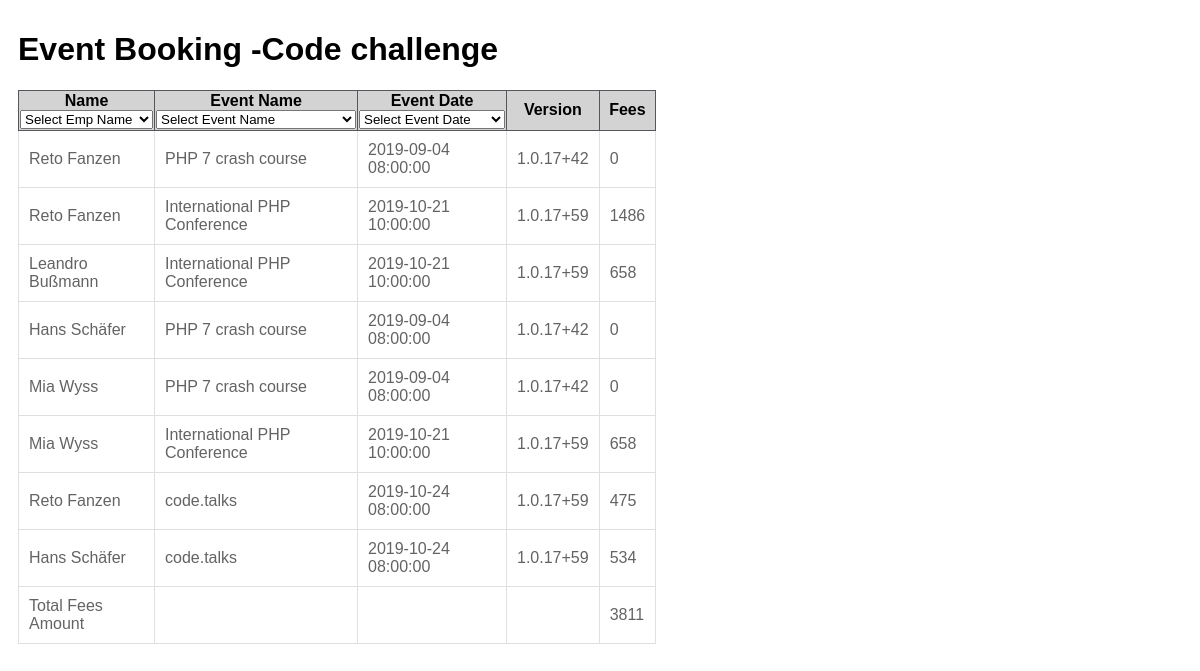
The page / on the database its author committed.
### tables this page shows
CREATE TABLE `tbl_participants` (
  `participantId` int(11) NOT NULL,
  `employeeId` int(11) NOT NULL,
  `eventId` int(11) NOT NULL,
  `eventFee` int(11) NOT NULL
);

CREATE TABLE `tbl_employee` (
  `employeeId` int(11) NOT NULL,
  `employee_name` varchar(100) NOT NULL,
  `employee_mail` varchar(100) NOT NULL
);

CREATE TABLE `tbl_event` (
  `eventId` int(11) NOT NULL,
  `eventName` varchar(100) NOT NULL,
  `eventDate` datetime NOT NULL,
  `Fee` int(11) NOT NULL,
  `version` varchar(100) NOT NULL
);

### Dbconnection.php (called while the page is built, shortened)
<?php
Class Dbconnection {
      public $con;
      public function __construct()
      {
           $this->con = mysqli_connect("localhost", "root", "", "eventbooking");
      }
     public function getAllPartcipantDetailsModel($SearchData,$searchTag) {
         $returnValue = array();
         if($SearchData == ''){
            $sqlSelect = "SELECT * FROM tbl_participants INNER JOIN tbl_employee ON tbl_employee.employeeId = tbl_participants.employeeId  INNER JOIN tbl_event ON tbl_event.eventId = tbl_participants.eventId ";
            $query = mysqli_query($this->con, $sqlSelect);
            while($row = $query -> fetch_array(MYSQLI_ASSOC)){
                if(!empty($row)){
                   $returnValue[] = $row;
                }
            }
               return $returnValue;
         }
     }
 }
 ?>

### ParticipationClass.php (called while the page is built, shortened)
<?php
include_once("Dbconnection.php");
Class ParticipationClass
{
    public $obj;
    public function __construct()
     {
        $this->obj =new Dbconnection();
     }
    function getParticipantData($SearchData,$searchTag){
      if($SearchData =='' &&$searchTag == '') {
             $result =  $this->obj->getAllPartcipantDetailsModel('','');
       }else{
            $result =  $this->obj->getAllPartcipantDetailsModel($SearchData,$searchTag);
       }
       return $result;
    }
}

### index.php (the view, shortened to what this page needs)
<?php
include_once("Dbconnection.php");
include_once("ParticipationClass.php"); ?>
<!DOCTYPE html>
<html>
<head>
    <h1>Event Booking -Code challenge </h1>
  <link rel="stylesheet" href="style.css">
</head>
<?php
 $participant = new ParticipationClass();
 $getAllParticipantRecords = array();
 $totalFee = 0;
 $search_inputName = filter_input(INPUT_GET, 'inputName');
 $search_EventName = filter_input(INPUT_GET, 'inputEventName');
 $search_Date = filter_input(INPUT_GET, 'inputEventDate');
 if(isset($search_inputName) != ''){
    $getAllEmployeeName = $participant->getEmployeeData('');
    $getAllEvntNameAndDate = $participant->getEventData('');
    $getAllParticipantRecords = $participant->getParticipantData($search_inputName,'EmpName');
 }else if(isset($search_EventName)!= ''){
      $getAllEmployeeName = $participant->getEmployeeData('');
      $getAllEvntNameAndDate = $participant->getEventData('');
      $getAllParticipantRecords = $participant->getParticipantData($search_EventName,'EvntName');
 }else if(isset($search_Date)!= ''){
      $getAllEvntNameAndDate = $participant->getEventData('');
      $getAllParticipantRecords = $participant->getParticipantData($search_Date,'EvntDate');
      $getAllEmployeeName = $participant->getEmployeeData('');
 }else{
    $search_html = "";
    $getAllParticipantRecords = $participant->getParticipantData('','');
    $getAllEmployeeName = $participant->getEmployeeData($search_html);
    $getAllEvntNameAndDate = $participant->getEventData($search_html);
 }
     ?>
      <table id="myTable">
	  <tr>
              <th>Name
                  <select type="dropdown" id="empName" placeholder="Serach" onchange="filterByName();">
                      <option>Select Emp Name</option>
                      <?php foreach ($getAllEmployeeName as $row){
                          ?>
                      <option id="<?php echo $row['employeeId'] ?>" value="<?php echo $row['employee_name'] ?>"> <?php echo $row['employee_name'] ?></option>
                      <?php } ?></select> </th>
	     <th>Event Name
                    <select type="dropdown" id="evntName" placeholder="Serach" onchange="filterByEvntName();">
                       <option>Select Event Name</option>
                        <?php foreach ($getAllEvntNameAndDate as $row){
                          ?>
                      <option id="<?php echo $row['eventId'] ?>" value="<?php echo $row['eventName'] ?>"> <?php echo $row['eventName'] ?></option>
                     <?php } ?></select> </th>
	     <th>Event Date
                   <select type="dropdown" id="eventDate" placeholder="Serach" onchange="filterByEvntDate();">
                       <option>Select Event Date</option>
                       <?php foreach ($getAllEvntNameAndDate as $row){
                           ?>
                      <option id="<?php echo $row['eventId'] ?>" value="<?php echo $row['eventDate'] ?>"> <?php echo $row['eventDate'] ?></option>
                    <?php } ?></select> </th>
             <th>Version</th>
             <th>Fees<i class="fas fa-sort<?php echo $column == 'participation_fee' ? '-' . $up_or_down : ''; ?>"></i></a></th>
         </tr>
                <?php for($i=0 ; $i < sizeof($getAllParticipantRecords); $i++) {
                    $totalFee += $getAllParticipantRecords[$i]['eventFee'];
                    ?>
                <tr>
                    <td><?php echo $getAllParticipantRecords[$i]['employee_name']; ?></td>
                    <td><?php echo $getAllParticipantRecords[$i]['eventName']; ?></td>
                    <td><?php echo $getAllParticipantRecords[$i]['eventDate']; ?></td>
                    <td><?php echo $getAllParticipantRecords[$i]['version']; ?></td>
                    <td><?php echo $getAllParticipantRecords[$i]['eventFee']; ?></td>
                </tr>
                <?php  } ?>
       <tr><td>Total Fees Amount</td><td></td><td></td><td></td><td><?php  echo $totalFee; ?></td></tr>
</table>
    </body>

### style.css (style rules this page uses)
html { font-family: Tahoma, Geneva, sans-serif; padding: 10px; }
table { border-collapse: collapse; width: 500px; }
th { background-color: lightgray; border: 1px solid #54585d; }
td { padding: 10px; color: #636363; border: 1px solid #dddfe1; }
tr { background-color: #ffffff; }

### rows shown on the page
tbl_participants: employeeId.employee_name "Reto Fanzen", eventId.eventName "PHP 7 crash course", eventId.eventDate "2019-09-04 08:00:00", eventId.version "1.0.17+42", eventFee "0"
tbl_participants: employeeId.employee_name "Reto Fanzen", eventId.eventName "International PHP Conference", eventId.eventDate "2019-10-21 10:00:00", eventId.version "1.0.17+59", eventFee "1486"
tbl_participants: employeeId.employee_name "Leandro Bußmann", eventId.eventName "International PHP Conference", eventId.eventDate "2019-10-21 10:00:00", eventId.version "1.0.17+59", eventFee "658"
tbl_participants: employeeId.employee_name "Hans Schäfer", eventId.eventName "PHP 7 crash course", eventId.eventDate "2019-09-04 08:00:00", eventId.version "1.0.17+42", eventFee "0"
tbl_participants: employeeId.employee_name "Mia Wyss", eventId.eventName "PHP 7 crash course", eventId.eventDate "2019-09-04 08:00:00", eventId.version "1.0.17+42", eventFee "0"
tbl_participants: employeeId.employee_name "Mia Wyss", eventId.eventName "International PHP Conference", eventId.eventDate "2019-10-21 10:00:00", eventId.version "1.0.17+59", eventFee "658"
tbl_participants: employeeId.employee_name "Reto Fanzen", eventId.eventName "code.talks", eventId.eventDate "2019-10-24 08:00:00", eventId.version "1.0.17+59", eventFee "475"
tbl_participants: employeeId.employee_name "Hans Schäfer", eventId.eventName "code.talks", eventId.eventDate "2019-10-24 08:00:00", eventId.version "1.0.17+59", eventFee "534"

### other values the page prints
$totalFee "3811"
